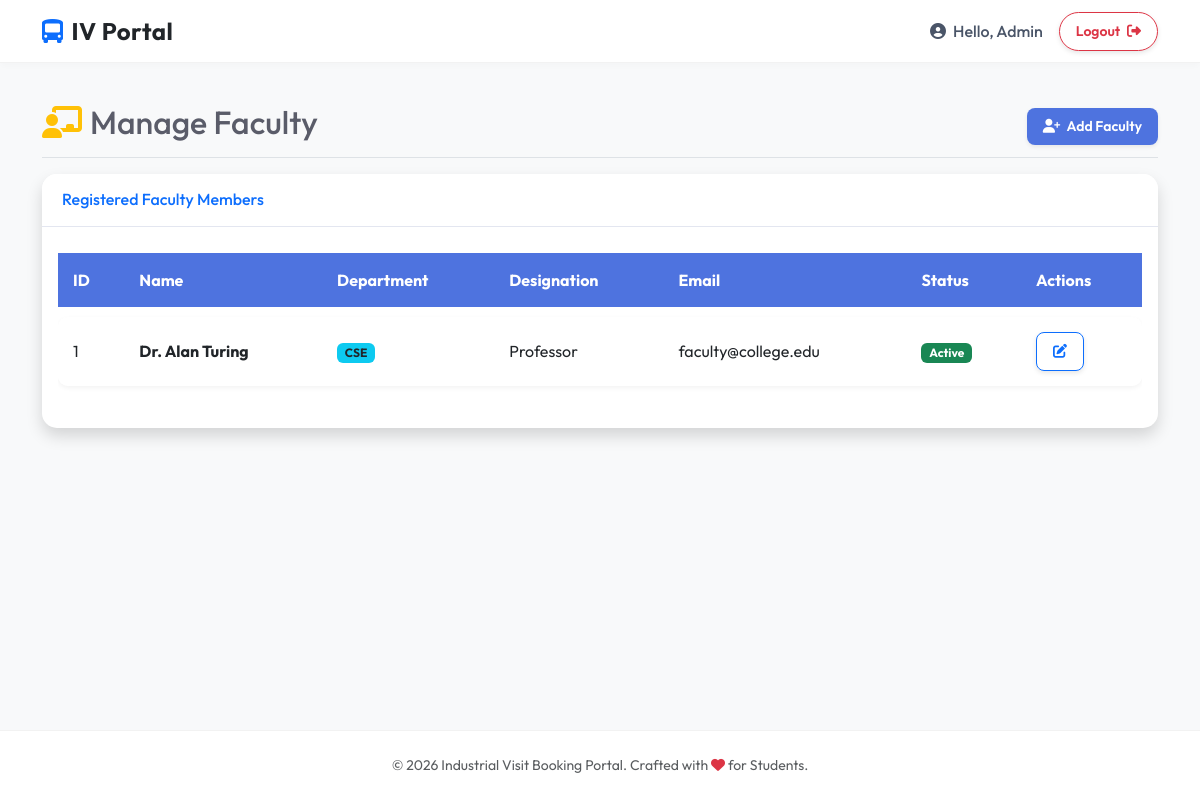
/admin/manage_faculty (signed in), run on the app's committed database.
### models/user.py (models this page shows, shortened)
class User(UserMixin, db.Model):
    __tablename__ = 'users'
    id = db.Column(db.Integer, primary_key=True)
    email = db.Column(db.String(120), unique=True, nullable=False)
    password_hash = db.Column(db.String(256), nullable=False)
    role = db.Column(db.String(20), nullable=False) # 'student', 'faculty', 'admin'

### models/faculty.py (models this page shows)
class Faculty(db.Model):
    __tablename__ = 'faculty'
    id = db.Column(db.Integer, primary_key=True)
    user_id = db.Column(db.Integer, db.ForeignKey('users.id'), nullable=False)
    name = db.Column(db.String(100), nullable=False)
    department = db.Column(db.String(50), nullable=False)
    designation = db.Column(db.String(50), nullable=False)
    user = db.relationship('User', backref=db.backref('faculty_profile', uselist=False))
    visits = db.relationship('Visit', backref='faculty', lazy=True)

### routes/admin_routes.py (the view)
@admin_bp.route('/manage_faculty')
@login_required
@admin_required
def manage_faculty():
    faculty_list = Faculty.query.all()
    return render_template('admin/manage_faculty.html', faculty_list=faculty_list)

### routes/admin_routes.py (called while the page is built)
def admin_required(f):
    from functools import wraps
    @wraps(f)
    def decorated_function(*args, **kwargs):
        if not current_user.is_authenticated or current_user.role != 'admin':
            flash('You do not have permission to access this page.', 'danger')
            return redirect(url_for('auth.login'))
        return f(*args, **kwargs)
    return decorated_function

### templates/admin/manage_faculty.html (shortened to what this page needs)
{% extends 'common/base.html' %}
{% block content %}
<div class="d-flex justify-content-between flex-wrap flex-md-nowrap align-items-center pt-3 pb-2 mb-3 border-bottom">
    <h1 class="h2"><i class="fas fa-chalkboard-teacher me-2 text-warning"></i>Manage Faculty</h1>
    <div class="btn-toolbar mb-2 mb-md-0">
        <button type="button" class="btn btn-sm btn-primary shadow-sm" data-bs-toggle="modal"
            data-bs-target="#addFacultyModal">
            <i class="fas fa-user-plus me-1"></i> Add Faculty
        </button>
    </div>
</div>
<div class="card shadow mb-4">
    <div class="card-header py-3 bg-white">
        <h6 class="m-0 font-weight-bold text-primary">Registered Faculty Members</h6>
    </div>
    <div class="card-body">
        <div class="table-responsive">
            <table class="table table-bordered table-hover" width="100%" cellspacing="0">
                <thead class="table-light">
                    <tr>
                        <th>ID</th>
                        <th>Name</th>
                        <th>Department</th>
                        <th>Designation</th>
                        <th>Email</th>
                        <th>Status</th>
                        <th>Actions</th>
                    </tr>
                </thead>
                <tbody>
                    {% for faculty in faculty_list %}
                    <tr>
                        <td>{{ faculty.id }}</td>
                        <td class="fw-bold">{{ faculty.name }}</td>
                        <td><span class="badge bg-info text-dark">{{ faculty.department }}</span></td>
                        <td>{{ faculty.designation }}</td>
                        <td>{{ faculty.user.email }}</td>
                        <td><span class="badge bg-success">Active</span></td>
                        <td>
                            <a href="{{ url_for('admin.edit_faculty', faculty_id=faculty.id) }}"
                                class="btn btn-sm btn-outline-primary">
                                <i class="fas fa-edit"></i>
                            </a>
                        </td>
                    </tr>
                    {% else %}
                    <tr>
                        <td colspan="6" class="text-center py-4">No faculty members found.</td>
                    </tr>
                    {% endfor %}
                </tbody>
            </table>
        </div>
    </div>
</div>
{% endblock %}

### templates/common/base.html (shortened to what this page needs)
<!DOCTYPE html>
<html lang="en">
<head>
    <link href="https://cdn.jsdelivr.net/npm/bootstrap@5.3.0/dist/css/bootstrap.min.css" rel="stylesheet">
    <link rel="stylesheet" href="https://cdnjs.cloudflare.com/ajax/libs/font-awesome/6.4.0/css/all.min.css">
    <link rel="stylesheet" href="{{ url_for('static', filename='css/main.css') }}">
</head>
<body>
    <nav class="navbar navbar-expand-lg navbar-glass sticky-top">
        <div class="container">
            <a class="navbar-brand fw-bold text-dark" href="{{ url_for('index') }}">
                <i class="fas fa-bus-alt text-primary me-2"></i>IV Portal
            </a>
            <div class="collapse navbar-collapse" id="navbarNav">
                <ul class="navbar-nav ms-auto align-items-center">
                    {% if current_user.is_authenticated %}
                    <li class="nav-item">
                        <span class="nav-link">
                            <i class="fas fa-user-circle me-1"></i> Hello, {{ current_user.role.title() }}
                        </span>
                    </li>
                    <li class="nav-item ms-lg-2">
                        <a class="btn btn-sm btn-outline-danger rounded-pill px-3" href="{{ url_for('auth.logout') }}">
                            Logout <i class="fas fa-sign-out-alt ms-1"></i>
                        </a>
                    </li>
                    {% endif %}
                </ul>
            </div>
        </div>
    </nav>
    <div class="content-wrapper container mt-4 animate-fade-in">
        {% block content %}{% endblock %}
    </div>
    <footer class="py-4 mt-5">
        <div class="container text-center">
            <p class="mb-0 text-muted small">&copy; 2026 Industrial Visit Booking Portal. Crafted with <i
                    class="fas fa-heart text-danger"></i> for Students.</p>
        </div>
    </footer>
</body>
</html>

### static/css/main.css (style rules this page uses)
:root { --primary-color: #4e73df; --secondary-color: #858796; --success-color: #1cc88a; --info-color: #36b9cc; --warning-color: #f6c23e; --danger-color: #e74a3b; --dark-color: #5a5c69; --light-color: #f8f9fc; --bg-gradient: linear-gradient(180deg, #f8f9fc 0%, #e3e6f0 100%); }
body { font-family: 'Poppins', sans-serif; background-color: #f3f4f6; color: #5a5c69; min-height: 100vh; display: flex; flex-direction: column; }
.navbar { background: linear-gradient(90deg, #4e73df 0%, #224abe 100%) !important; box-shadow: 0 4px 10px rgba(0, 0, 0, 0.1); }
.navbar-brand { font-weight: 700; font-size: 1.5rem; letter-spacing: 0.5px; }
.nav-link { font-weight: 500; }
.card { border: none; border-radius: 15px; box-shadow: 0 0.15rem 1.75rem 0 rgba(58, 59, 69, 0.1); transition: all 0.3s ease-in-out; overflow: hidden; }
.card-header { background-color: #fff; border-bottom: 1px solid #e3e6f0; font-weight: 700; color: #4e73df; padding: 1rem 1.25rem; }
.btn { border-radius: 8px; padding: 0.5rem 1rem; font-weight: 600; transition: all 0.2s; box-shadow: 0 2px 5px rgba(0, 0, 0, 0.1); }
.btn-primary { background-color: var(--primary-color); border: none; }
.table { border-collapse: separate; border-spacing: 0 10px; }
.table thead th { border: none; background-color: #4e73df; color: white; padding: 15px; }
.table tbody tr { background-color: white; box-shadow: 0 2px 5px rgba(0, 0, 0, 0.05); border-radius: 10px; }
.table td { border: none; padding: 15px; vertical-align: middle; }
.table tbody tr td:first-child { border-top-left-radius: 10px; border-bottom-left-radius: 10px; }
.table tbody tr td:last-child { border-top-right-radius: 10px; border-bottom-right-radius: 10px; }
footer { background-color: white; margin-top: auto; border-top: 1px solid #e3e6f0; }
.animate-fade-in { animation: fadeIn 0.6s ease-out forwards; }

### templates/common/base.html (style rules this page uses)
:root { --primary-gradient: linear-gradient(135deg, #667eea 0%, #764ba2 100%); --glass-bg: rgba(255, 255, 255, 0.95); --glass-border: rgba(255, 255, 255, 0.2); }
body { font-family: 'Outfit', sans-serif; background-color: #f8f9fa; min-height: 100vh; display: flex; flex-direction: column; }
.navbar-glass { background: rgba(255, 255, 255, 0.9) !important; backdrop-filter: blur(10px); border-bottom: 1px solid rgba(0, 0, 0, 0.05); box-shadow: 0 4px 6px -1px rgba(0, 0, 0, 0.02); }
.nav-link { font-weight: 500; color: #4a5568 !important; transition: color 0.2s; }
.content-wrapper { flex: 1; }
footer { background: #fff; border-top: 1px solid rgba(0, 0, 0, 0.05); }

### data on the page
User: role "Admin"
Faculty: id "1", name "Dr. Alan Turing", department "CSE", designation "Professor", user.email "faculty@college.edu"
